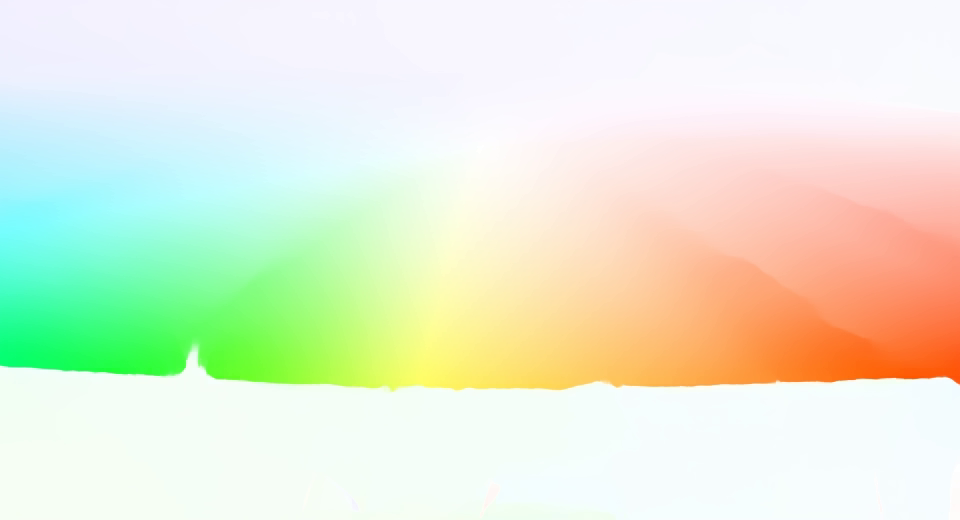
#> input picture frame 4 of Module_6/RAFT video/RAFT.avi, 960 x 520 px, given in place of trm.169.007.avi, which was not available
$ python task3.py
#> lines starting #> are read from the running program, lines starting #| are printed output that depends on the picture; after the words box and inside, x2 and y2 are one past the last pixel; in counts of white or black regions, pixels touching at a corner belong together; pictures that were not available may be replaced by others from this repository, and a replacement may not be noted
import cv2
import numpy as np

# Создание детектора ключевых точек
detector = cv2.ORB_create()

# Загрузка исходного видео
cap = cv2.VideoCapture('./data/city/trm.169.007.avi')

# Получение первого кадра
ret, prev_frame = cap.read()
#> prev_frame is the input picture: shape (520, 960, 3); mean B, G, R 213.1, 236.9, 229.3
prev_gray = cv2.cvtColor(prev_frame, cv2.COLOR_BGR2GRAY)
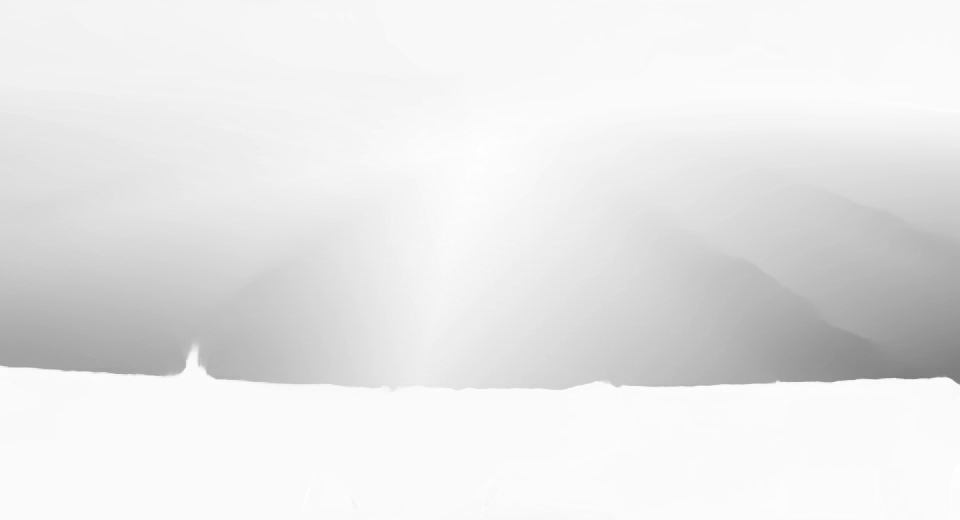
#> prev_gray: shape (520, 960); min 125, max 255, mean 231.9

# Поиск ключевых точек на первом кадре
prev_keypoints, prev_descriptors = detector.detectAndCompute(prev_gray, None)
#> prev_keypoints = 42 keypoints; strongest (x, y, size): (179, 367, 92.6), (778, 381, 31), (179, 369, 111.1), (180, 369, 64.3)

while True:
    # Чтение следующего кадра
    ret, frame = cap.read()
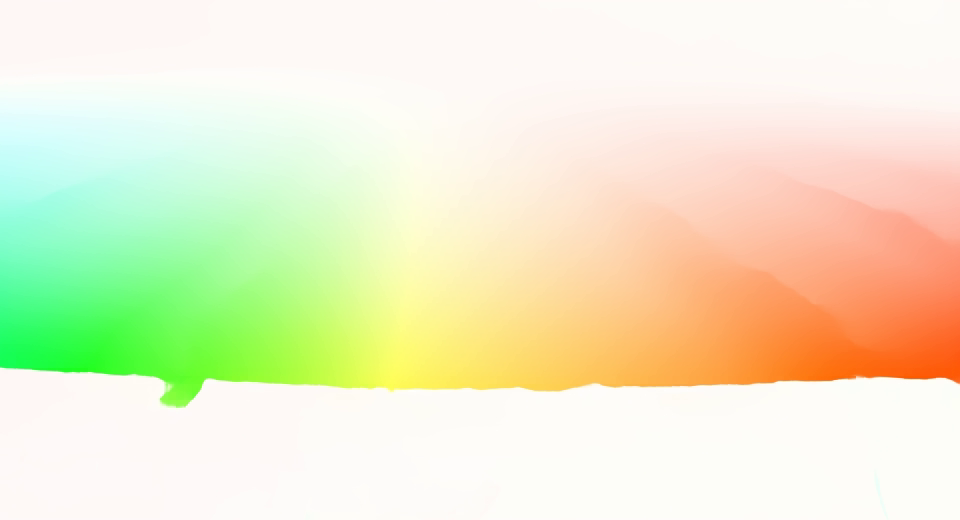
#> input picture frame 5 of Module_6/RAFT video/RAFT.avi, 960 x 520 px, given in place of trm.169.007.avi, which was not available
#> frame is the input picture: shape (520, 960, 3); mean B, G, R 203.1, 236.8, 236.4
    if not ret:
        break

    # Преобразование кадра в оттенки серого
    gray = cv2.cvtColor(frame, cv2.COLOR_BGR2GRAY)

    # Определение точек на текущем кадре
    keypoints, descriptors = detector.detectAndCompute(gray, None)
#> keypoints = 49 keypoints; strongest (x, y, size): (856, 376, 31), (161, 385, 92.6), (161, 383, 111.1), (857, 376, 37.2)

   # Матчинг ключевых точек между текущим и предыдущим кадрами
    matcher = cv2.BFMatcher(cv2.NORM_HAMMING, crossCheck=True)
    matches = matcher.match(prev_descriptors, descriptors)
#> matches = 11 matches

    # Вычисление вектора перемещения
    total_movement = 0
    for match in matches:
        prev_pt = prev_keypoints[match.trainIdx].pt
        curr_pt = keypoints[match.queryIdx].pt
        movement = np.sqrt((curr_pt[0] - prev_pt[0])**2 + (curr_pt[1] - prev_pt[1])**2)
        total_movement += movement
#> this loop made 11 passes
#> (prev_pt, curr_pt, movement, total_movement) on passes 1 to 11: ((778, 381), (856, 376), 78.16, 78.16), ((184.8, 366), (169, 386), 25.49, 103.6), ((179.2, 369.1), (852.5, 377.3), 673.4, 777), ((928, 378), (204.5, 380.2), 723.5, 1500.5), ((179.2, 367.3), (869.2, 376.7), 690.1, 2190.6), ((193.5, 350.8), (169.3, 385.3), 42.19, 2232.8), ((207.4, 373.2), (160.7, 399.2), 53.37, 2286.2), ((199.1, 360.8), (204, 380.7), 20.52, 2306.7), ((616.9, 385.3), (161.7, 398.1), 455.3, 2762), ((186, 360), (181.6, 403.1), 43.33, 2805.4), ((206.5, 373.2), (594.2, 382.2), 387.8, 3193.2)
#> after the loop, total_movement = 3193.2

    # Отрисовка общего перемещения на кадре
    cv2.putText(frame, f"Movement: {total_movement}", (10, 30), cv2.FONT_HERSHEY_SIMPLEX, 0.8, (0, 0, 255), 2)
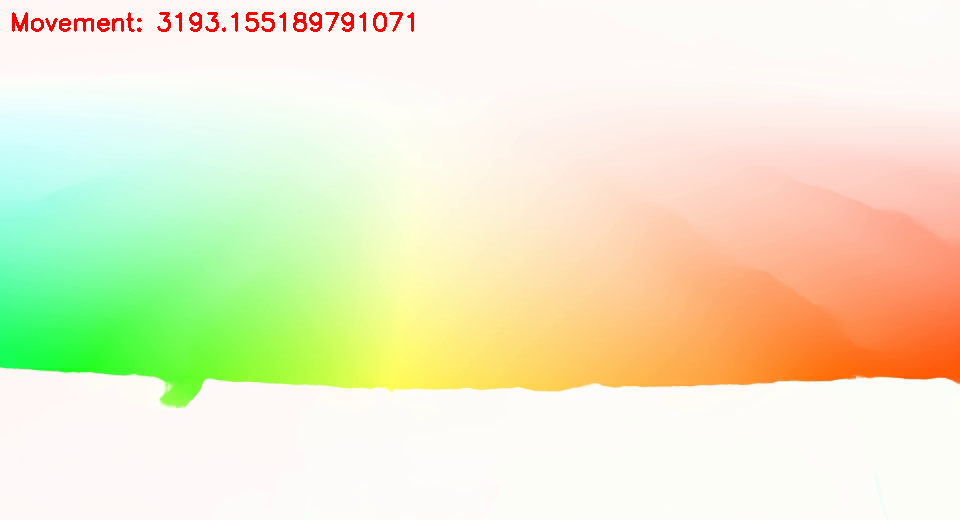
#> frame: shape (520, 960, 3); 0.55% of pixels changed, all inside (x1, y1, x2, y2) = (12, 12, 414, 32)

    # Определение движения объекта
    avg_movement = total_movement / len(matches)
#> avg_movement = 290.3
    if avg_movement > 4:  # Пороговое значение для определения движения
        # Отображение прямоугольников вокруг движущихся объектов
        for match in matches:
            prev_point = prev_keypoints[match.queryIdx].pt
            curr_point = keypoints[match.trainIdx].pt
            x, y = curr_point
            cv2.rectangle(frame, (int(x) - 10, int(y) - 10), (int(x) + 10, int(y) + 10), (0, 255, 0), 2)
#> this loop made 11 passes
#> (prev_point, x, y) on passes 1 to 11: ((185, 367), 160, 399), ((928, 378), 868.8, 376.8), ((207.4, 373), 181.6, 403.1), ((193.5, 350.8), 169, 386), ((777.6, 380.2), 594.7, 383.2), ((184.6, 365), 204.5, 380.2), ((180.4, 369.1), 132.7, 373.2), ((194.1, 349.4), 161.7, 381.5), ((193.5, 351.2), 207.4, 378.4), ((179.2, 369.1), 133, 374), ((215, 376.2), 161.7, 400.2)
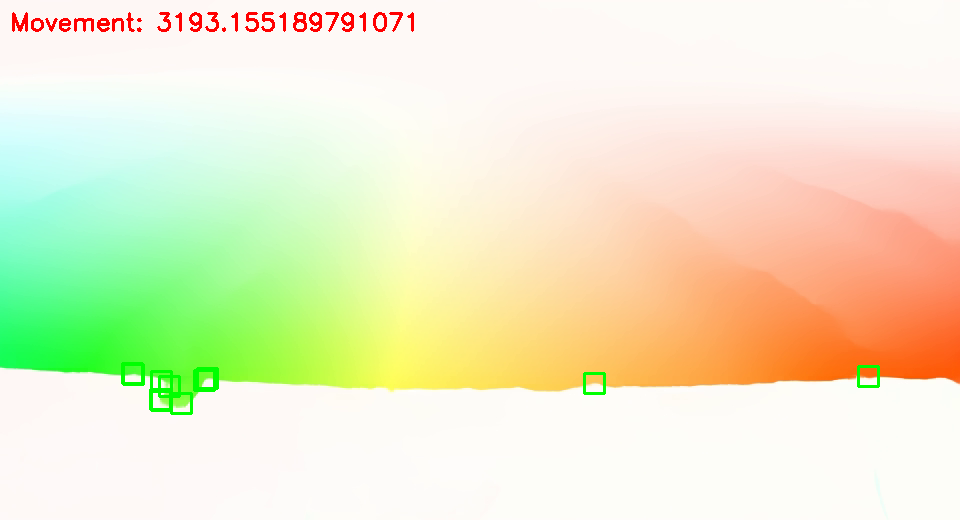
#> frame: shape (520, 960, 3); 0.41% of pixels changed, all inside (x1, y1, x2, y2) = (121, 362, 880, 415)

    # Вывод текущего кадра
    cv2.imshow('Frame', frame)
    if cv2.waitKey(1) & 0xFF == ord('q'):
#> (key q is pressed here)
        break

    # Обновление предыдущего кадра и ключевых точек
    prev_gray = gray
    prev_keypoints = keypoints
    prev_descriptors = descriptors

cap.release()
cv2.destroyAllWindows()

$ run again, starting later in the video
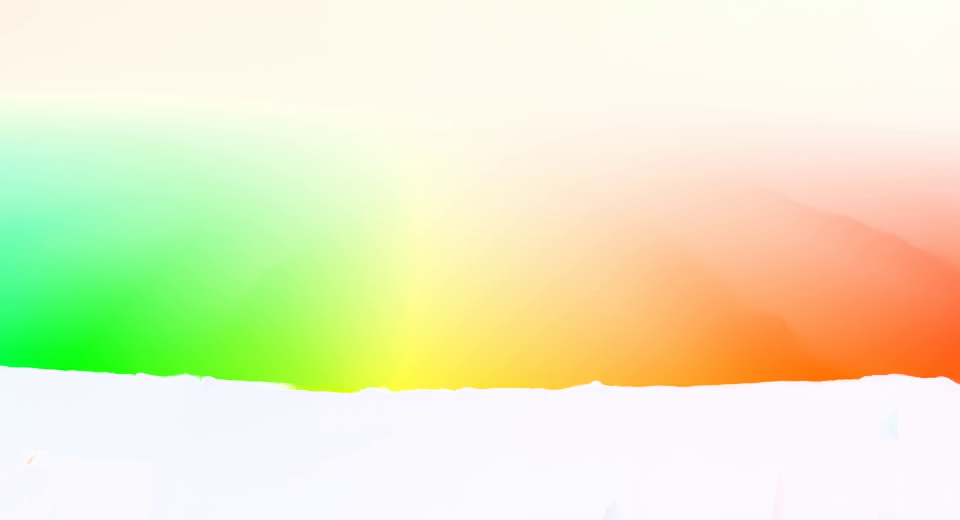
#> input picture frame 21 of Module_6/RAFT video/RAFT.avi, 960 x 520 px, given in place of trm.169.007.avi, which was not available
#> prev_frame is the input picture: shape (520, 960, 3); mean B, G, R 198.2, 237.2, 234.4
#> prev_keypoints = 39 keypoints; strongest (x, y, size): (133, 374, 31), (135, 374, 31), (134, 374, 37.2), (138, 373, 31)
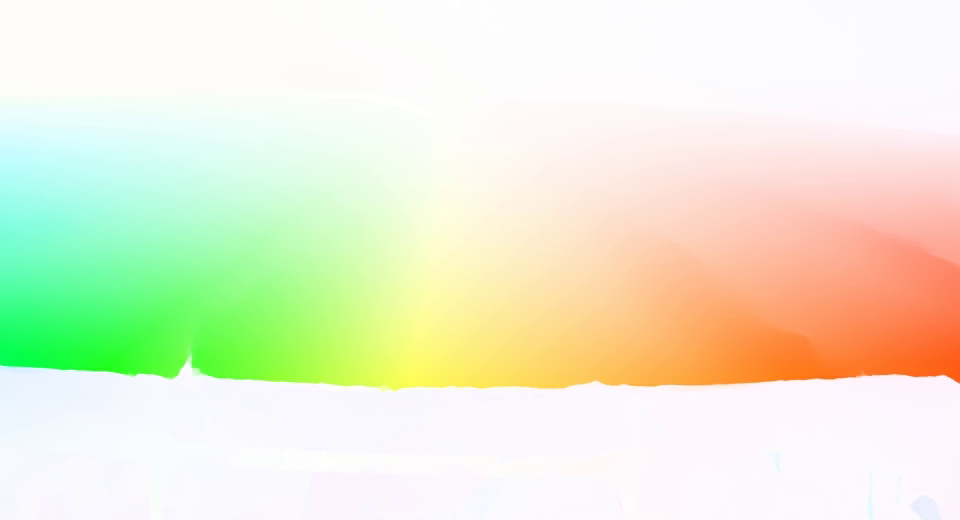
#> input picture frame 22 of Module_6/RAFT video/RAFT.avi, 960 x 520 px, given in place of trm.169.007.avi, which was not available
#> frame is the input picture: shape (520, 960, 3); mean B, G, R 211.4, 238, 234.5
#> keypoints = 40 keypoints; strongest (x, y, size): (186, 365, 111.1), (187, 363, 77.1), (185, 364, 92.6), (187, 365, 53.6)
#> matches = 6 matches
#> the loop `for match in matches:` made 6 passes
#> (prev_pt, curr_pt, movement, total_movement) on passes 1 to 6: ((859.2, 378), (192, 366), 667.3, 667.3), ((597.6, 380.4), (138, 374), 459.6, 1127), ((138, 373.2), (894, 374), 756, 1883), ((864, 376), (915.6, 375.6), 51.6, 1934.6), ((182.7, 372.7), (864, 374.4), 681.3, 2615.8), ((184.1, 373.2), (186.6, 363.3), 10.26, 2626.1)
#> after the loop `for match in matches:`: total_movement = 2626.1
#> avg_movement = 437.7
#> the loop `for match in matches:` made 6 passes
#> (prev_point, x, y) on passes 1 to 6: ((138, 373), 138, 373.2), ((135, 374), 134.4, 374.4), ((864, 376), 816, 378), ((864, 375.8), 894, 374), ((184.9, 373.2), 186.3, 365.5), ((594.7, 380.7), 595.1, 381.5)
#> after the loop `for match in matches:`:
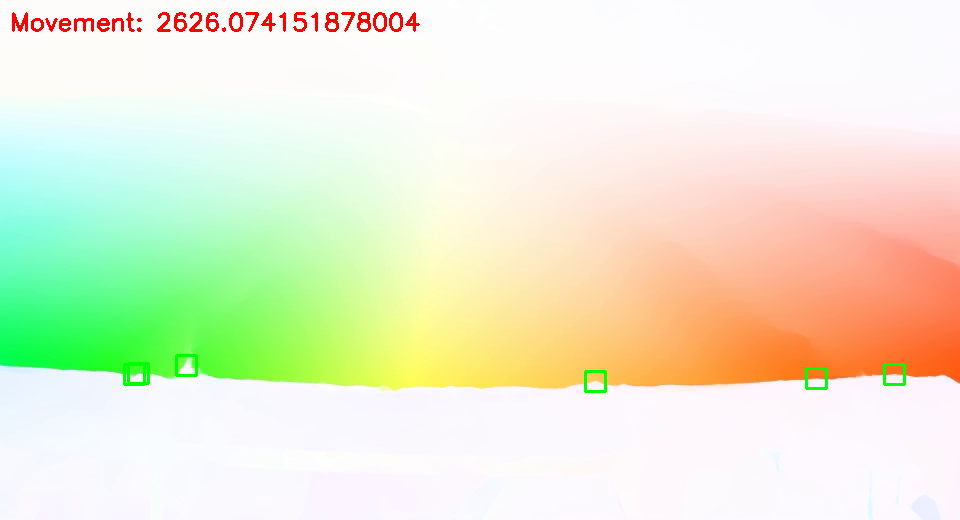
#> frame: shape (520, 960, 3); mean B, G, R 209.5, 236.6, 234
